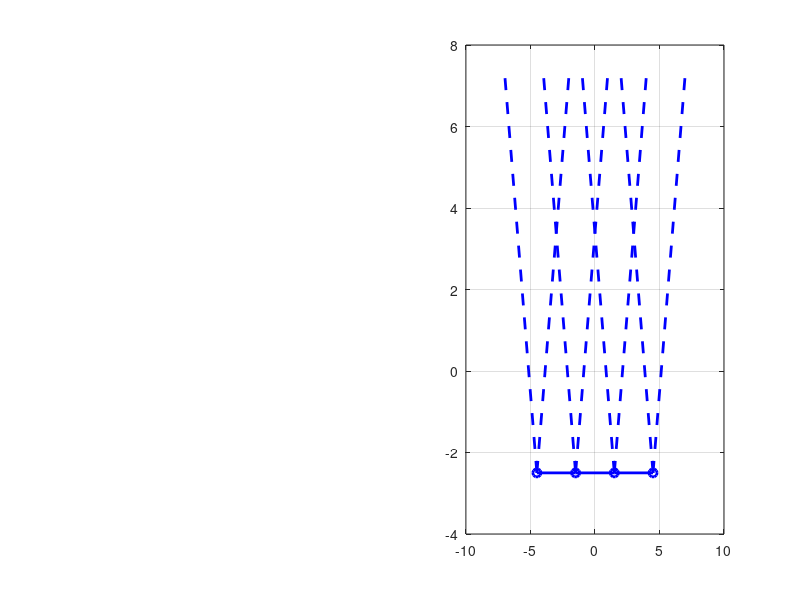

Recreate this plot in MATLAB. (Note: this script raises an error after producing the figure.)
close all
clear all
clc
%%
xc = [0,3,-3,6,-6];
radiusCircle = 0.6;
FOV = atan(0.5/5)+0.15;
VerticesLocationX = [4.5,1.5,-1.5,-4.5];
POILocaitonY = 5;
VerticesLocationY = -2.5*ones(1,length(VerticesLocationX));
VerticesLocation = [VerticesLocationX;VerticesLocationY];
x = [-7:0.01:7]';
POIStrip = [x,ones(length(x),1)*POILocaitonY]';


figure(1)
subplot(1,2,2)
hold on;grid on; box on;
commandpath = plot(VerticesLocationX,VerticesLocationY,'o-','linewidth',2,'color',[0 0 1]);
for i=1:1:length(VerticesLocationX)
r = 10;

teta = pi/2+FOV;
x = [VerticesLocation(1,i),VerticesLocation(1,i)+r *cos(teta)];
y = [VerticesLocation(2,i),VerticesLocation(2,i)+r *sin(teta)];
plot(x,y,'b--','lineWidth',2)
teta = pi/2-FOV;

x = [VerticesLocation(1,i),VerticesLocation(1,i)+r *cos(teta)];
y = [VerticesLocation(2,i),VerticesLocation(2,i)+r *sin(teta)];
plot(x,y,'b--','lineWidth',2)
end

M_command =0;
for i=1:1:length(POIStrip)
    p=0;
    for j=1:1:length(VerticesLocation)
        p = 1-(1-p)*(1-IsInspectPOI(VerticesLocation(:,j),POIStrip(:,i),xc,radiusCircle,FOV));
    end
    M_command(i) = p;
end

%command-coverage
% Define x, f(x), and M(x)
x = POIStrip(1,:);
fUpper = (POILocaitonY+0.5)*ones(length(x),1);
fLower = POILocaitonY*ones(length(x),1);
% M = -x+7;
% Define the vertices: the points at (x, f(x)) and (x, 0)
N = length(x);
verts = [x(:), fUpper(:); x(:) fLower(:)];
% Define the faces to connect each adjacent f(x) and the corresponding points at y = 0.
q = (1:N-1)';
faces = [q, q+1, q+N+1, q+N];
p_command = patch('Faces', faces, 'Vertices', verts, 'FaceVertexCData', [M_command(:); M_command(:)], 'FaceColor', 'interp', 'EdgeColor', 'none');
uistack(p_command,'top');

xlim([-6.5 6.5]);
ylim([-4.5 POILocaitonY+0.5]);
% 
% grayColor = [0.7 .7 0.5,0.1];
% mc = 5;
% M_execution =zeros(length(POIStrip),1);
% 
% for j=1:1:mc
%     PoseUpdateTheta = VerticesLocation;
%     for i=1:1:length(PoseUpdateTheta)
%         r = abs(rand_mu_sigma(0,1,1,1)*1);
%         azimuth = rand_mu_sigma(0,2*pi,1,1);
%         lastError = [
%             r * cos(azimuth)
%             r * sin(azimuth)];
%         PoseUpdateTheta(:,i) = PoseUpdateTheta(:,i) +lastError;
%     end
%     plot(PoseUpdateTheta(1,:),PoseUpdateTheta(2,:),'lineWidth',2,'Color', grayColor)
% %     plot(PoseUpdateTheta(1,:),PoseUpdateTheta(2,:),'o','lineWidth',2,'Color', grayColor)
%     
%     
%     for i=1:1:length(POIStrip)
%         p=0;
%         for k=1:1:length(PoseUpdateTheta)
%             p = 1-(1-p)*(1-IsInspectPOI(PoseUpdateTheta(:,k),POIStrip(:,i),xc,radiusCircle,FOV));
%         end
%         M_execution(i) = M_execution(i)+p;
%     end
% end
% M_execution = M_execution./mc;

for i=1:1:length(xc)
plotCircle(xc(i),0,radiusCircle,100);

end
colorbar
xlabel('x[m]','fontsize',12)
ylabel('y[m]','fontsize',12)
%%
figure(1)
subplot(1,2,1)
hold on;grid on; box on;

commandpath = plot(VerticesLocationX,VerticesLocationY,'o--','linewidth',2,'color',[0 0 1,0.5]);
for i=1:1:length(VerticesLocationX)
r = 10;

teta = pi/2+FOV;
x = [VerticesLocation(1,i),VerticesLocation(1,i)+r *cos(teta)];
y = [VerticesLocation(2,i),VerticesLocation(2,i)+r *sin(teta)];
plot(x,y,'--','lineWidth',2,'color',[0 0 1,0.1]);
teta = pi/2-FOV;

x = [VerticesLocation(1,i),VerticesLocation(1,i)+r *cos(teta)];
y = [VerticesLocation(2,i),VerticesLocation(2,i)+r *sin(teta)];
plot(x,y,'--','lineWidth',2,'color',[0 0 1,0.1]);
end

xlim([-6.5 6.5]);
ylim([-4.5 POILocaitonY+0.5]);

grayColor = [0.1 .1 0.1,0.4];
mc = 50;
M_execution =zeros(length(POIStrip),1);

for j=1:1:mc
    PoseUpdateTheta = VerticesLocation;
    for i=1:1:length(PoseUpdateTheta)
        r = abs(rand_mu_sigma(0,1,1,1)*1);
        azimuth = rand_mu_sigma(0,2*pi,1,1);
        lastError = [
            r * cos(azimuth)
            r * sin(azimuth)];
        PoseUpdateTheta(:,i) = PoseUpdateTheta(:,i) +lastError;
    end
    plot(PoseUpdateTheta(1,:),PoseUpdateTheta(2,:),'Color', grayColor);
%     plot(PoseUpdateTheta(1,:),PoseUpdateTheta(2,:),'o','lineWidth',2,'Color', grayColor)
    
    
    for i=1:1:length(POIStrip)
        p=0;
        for k=1:1:length(PoseUpdateTheta)
            p = 1-(1-p)*(1-IsInspectPOI(PoseUpdateTheta(:,k),POIStrip(:,i),xc,radiusCircle,FOV));
        end
        M_execution(i) = M_execution(i)+p;
    end
end
M_execution = M_execution./mc;

% for i=1:1:length(xc)
% plotCircle(xc(i),0,radiusCircle,100);
% end

grayColor = [0.7 .7 0.5,1];
executionpath = plot(PoseUpdateTheta(1,:),PoseUpdateTheta(2,:),'o-','lineWidth',2,'Color', grayColor);
for i=1:1:length(PoseUpdateTheta)
r = 10;
teta = pi/2+FOV;
x = [PoseUpdateTheta(1,i),PoseUpdateTheta(1,i)+r *cos(teta)];
y = [PoseUpdateTheta(2,i),PoseUpdateTheta(2,i)+r *sin(teta)];
plot(x,y,'--','lineWidth',2,'Color', grayColor);
teta = pi/2-FOV;

x = [PoseUpdateTheta(1,i),PoseUpdateTheta(1,i)+r *cos(teta)];
y = [PoseUpdateTheta(2,i),PoseUpdateTheta(2,i)+r *sin(teta)];
plot(x,y,'--','lineWidth',2,'Color', grayColor);
end

%command-coverage
% Define x, f(x), and M(x)
x = POIStrip(1,:);
fUpper = (POILocaitonY+0.5)*ones(length(x),1);
fLower = POILocaitonY*ones(length(x),1);
% M = -x+7;
% Define the vertices: the points at (x, f(x)) and (x, 0)
N = length(x);
verts = [x(:), fUpper(:); x(:) fLower(:)];
% Define the faces to connect each adjacent f(x) and the corresponding points at y = 0.
q = (1:N-1)';
faces = [q, q+1, q+N+1, q+N];
p = patch('Faces', faces, 'Vertices', verts, 'FaceVertexCData', [M_execution(:); M_execution(:)], 'FaceColor', 'interp', 'EdgeColor', 'none');
uistack(p,'top');


for i=1:1:length(xc)
plotCircle(xc(i),0,radiusCircle,100);
end


% text(VerticesLocationX(1)+0.3,VerticesLocationY(1),'\pi^c','color',[0 0 1],'FontSize',14,'fontweight','bold')
% % text(PoseUpdateTheta(1,1)+0.3,PoseUpdateTheta(2,1)-0.2,'\Pi^e','color',grayColor,'FontSize',14,'fontweight','bold')
% text(2.5+0.3,-4.5-0.2,'\Pi^e','color',grayColor,'FontSize',14,'fontweight','bold')
% legend([commandpath,executionpath],'command-path','execution-paths','location','best')
uistack(executionpath,'top');
uistack(commandpath,'top');

xlim([-7.1 7.1])
ylim([-4.5 POILocaitonY+0.5])
xlabel('x[m]','fontsize',12)
ylabel('y[m]','fontsize',12)
% POIlocationX = VerticesLocationX;
% POIlocationY = 2*ones(1,length(POIlocationX));
% plot(POIlocationX,POIlocationY,'o','linewidth',2);
% cMap = interp1([0;1],[1 0 0; 0 1 0],linspace(0,1,256));
% cMap = cMap.^1.5;
% colormap(cMap)
% colorbar
                  % Confidence Intervals
